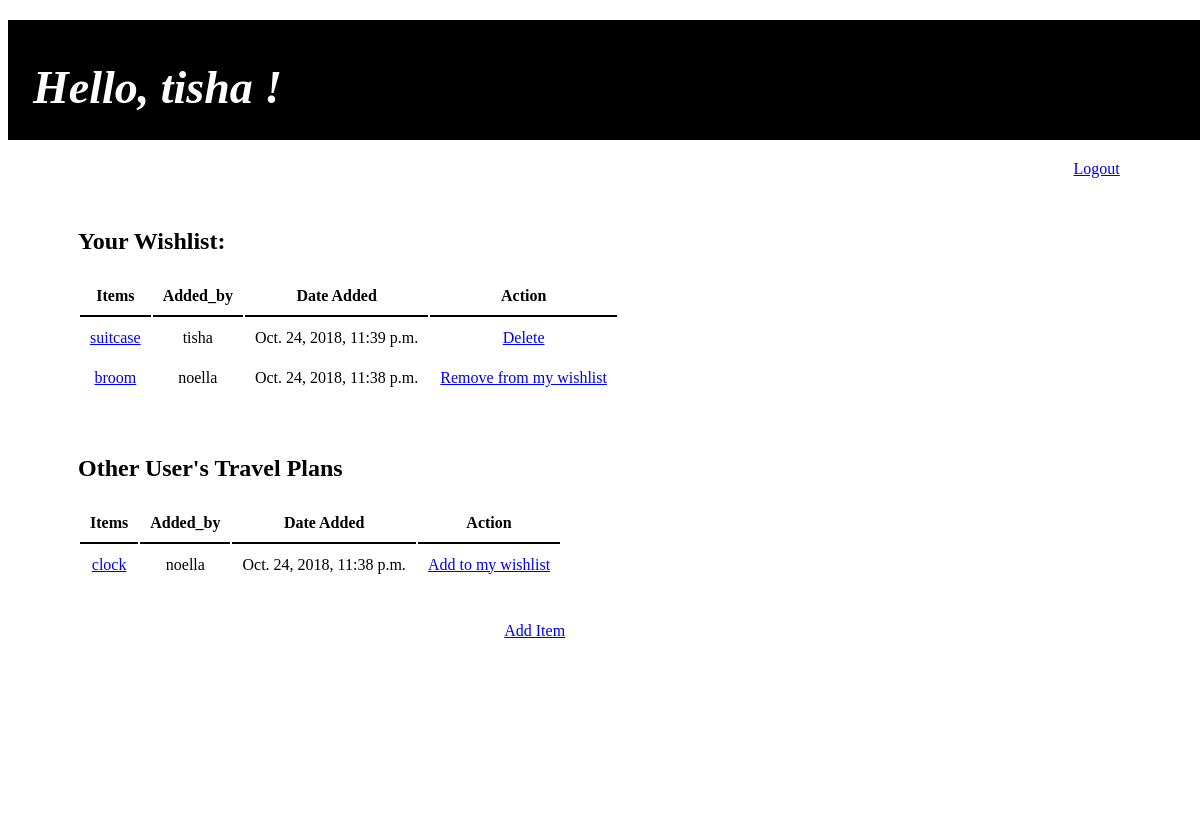
The app's page /wishlist (signed in) with its own data.
### examapp/models.py (models this page shows)
class Added(models.Model):
    user = models.ForeignKey(Users, related_name="added_user", on_delete = models.CASCADE)
    item = models.ForeignKey(Items, related_name="added_item", on_delete = models.CASCADE)

class Items(models.Model):
    product = models.CharField(max_length=255)
    action = models.CharField(max_length=255)
    added_by = models.ForeignKey(Users, related_name="items", on_delete = models.CASCADE)
    created_at = models.DateTimeField(auto_now_add = True)
    updated_at = models.DateTimeField(auto_now = True)
    objects = ItemManager()

class Users(models.Model):
    name = models.CharField(max_length=255)
    username = models.CharField(max_length=255)
    password = models.CharField(max_length=255)
    created_at = models.DateTimeField(auto_now_add = True)
    updated_at = models.DateTimeField(auto_now = True)
    objects = UserManager()

### examapp/views.py (the view)
# urls.py: path('wishlist', views.wishlist),
def wishlist(request):
    all_items=Items.objects.all()
    added_user=Added.objects.filter(user_id=request.session['id'])
    print(added_user)
    for i in added_user:
        all_items=all_items.exclude(id=i.item_id)
    context={
        'all_items':all_items,
        'added_user':added_user,
    }
    return render(request, 'wishlist.html', context)

### examapp/templates/wishlist.html (shortened to what this page needs)
<!DOCTYPE html>
<html>
  <head>
  </head>
  <body>
    <header>
        <h1>Hello, {{request.session.username}} !</h1>
    </header>
    <a class='logout' href="/logout">Logout</a>
    <div class="container">
      <h2>Your Wishlist:</h2>
    <table id="my_items">
        <tr>
            <th>Items</th>
            <th>Added_by</th>
            <th>Date Added</th>
            <th>Action</th>
        </tr>
          {% for i in added_user%}
        <tr>
            <td><a href="details/{{i.item.id}}">{{i.item.product}}</a></td>
            <td>{{i.item.added_by.username}}</td>
            <td>{{i.item.created_at}}</td>
            <td>
              {%if request.session.id == i.item.added_by_id%}
                <a href="delete/{{i.item.id}}">Delete</a>
              {%else%}
                <a href='remove/{{i.id}}'>Remove from my wishlist</a>
              {%endif%}
            </td>
        </tr>
        {% endfor %}
    </table>
      <br><br>
    <h2>Other User's Travel Plans</h2>
    <table id="others">
      <tr>
          <th>Items</th>
          <th>Added_by</th>
          <th>Date Added</th>
          <th>Action</th>
      </tr>
        {% for i in all_items%}
        <tr>
          <td><a href="/details/{{i.id}}">{{i.product}}</a></td>
          <td>{{i.added_by.username}}</td>
          <td>{{i.created_at}}</td>
          <td>
                <a href="/added/{{i.id}}">Add to my wishlist </a>
            </td>
        </tr>
        {% endfor %}
    </table>
    <br><br>
    <a class='create' href="/create">Add Item</a>
    </div>
  </body>
</html>

### examapp/templates/wishlist.html (style rules this page uses)
* { font-family: Arial, Helvetica, sans-serif; font-family: 'Roboto Slab', serif; background-image: }
.container { width: 90%; min-height: 600px; margin: 20px 50px ; background-color: white; padding-top: 10px; padding-left:20px; }
body { background: url('http://dev.marbledistilling.com/wp-content/uploads/2017/08/marble_bg.jpg?id=61') }
header { width: 100%; height:80px; margin:20px auto; padding: 10px 0 30px 25px; background-color: black; color: white; font-style: oblique; font-size: 23px; }
.logout { margin-left: 90%; }
table th { border-bottom: 2px solid black; padding: 10px; }
table td { text-align: center; padding:10px; }
.create { margin-left: 40%; }

### records on screen
Added: item.product "suitcase", item.added_by.username "tisha", item.created_at "Oct. 24, 2018, 11:39 p.m."
Added: item.product "broom", item.added_by.username "noella", item.created_at "Oct. 24, 2018, 11:38 p.m."
Items: product "clock", added_by.username "noella", created_at "Oct. 24, 2018, 11:38 p.m."

### other values on screen
{{ request.session.username }} "tisha"
